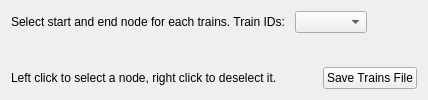
                 <widget class="QWidget" name="tab_8">
                  <attribute name="title">
                   <string>Define Trains Paths</string>
                  </attribute>
                  <layout class="QGridLayout" name="gridLayout_17">
                   <item row="1" column="0">
                    <layout class="QVBoxLayout" name="verticalLayout_4">
                     <item>
                      <widget class="CustomPlot" name="plot_trains" native="true">
                       <property name="mouseTracking">
                        <bool>true</bool>
                       </property>
                       <layout class="QGridLayout" name="gridLayout_18"/>
                      </widget>
                     </item>
                    </layout>
                   </item>
                   <item row="0" column="0">
                    <layout class="QHBoxLayout" name="horizontalLayout_5">
                     <item>
                      <widget class="QLabel" name="label_18">
                       <property name="text">
                        <string>Select start and end node for each trains. Train IDs: </string>
                       </property>
                      </widget>
                     </item>
                     <item>
                      <widget class="QComboBox" name="combo_visualizeTrain"/>
                     </item>
                     <item>
                      <spacer name="horizontalSpacer_6">
                       <property name="orientation">
                        <enum>Qt::Horizontal</enum>
                       </property>
                       <property name="sizeHint" stdset="0">
                        <size>
                         <width>40</width>
                         <height>20</height>
                        </size>
                       </property>
                      </spacer>
                     </item>
                    </layout>
                   </item>
                   <item row="2" column="0">
                    <layout class="QHBoxLayout" name="horizontalLayout_3">
                     <item>
                      <widget class="QLabel" name="label_21">
                       <property name="text">
                        <string>Left click to select a node, right click to deselect it.</string>
                       </property>
                      </widget>
                     </item>
                     <item>
                      <spacer name="horizontalSpacer_15">
                       <property name="orientation">
                        <enum>Qt::Horizontal</enum>
                       </property>
                       <property name="sizeHint" stdset="0">
                        <size>
                         <width>40</width>
                         <height>20</height>
                        </size>
                       </property>
                      </spacer>
                     </item>
                     <item>
                      <widget class="QPushButton" name="pushButton_saveNewTrains">
                       <property name="text">
                        <string>Save Trains File</string>
                       </property>
                      </widget>
                     </item>
                    </layout>
                   </item>
                  </layout>
                 </widget>
